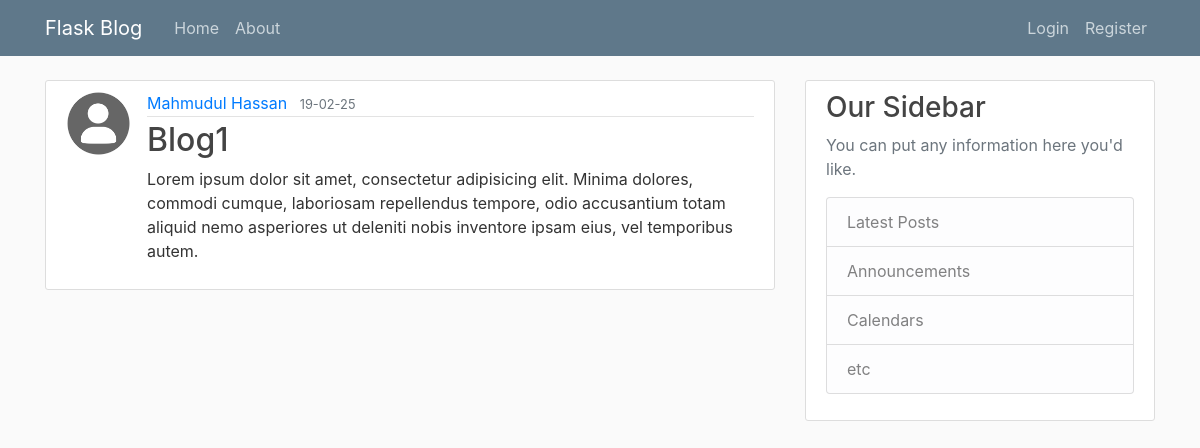
/post/1, run on the app's committed database.
### onlineBlog/models.py (models this page shows, shortened)
class User(db.Model,UserMixin):
    __tablename__ = 'users'
    id = db.Column(db.Integer, primary_key=True)
    username = db.Column(db.String(20),unique=True,index=True,nullable=False)
    profile_image = db.Column(db.String(64),nullable=False,default='default.png')
    email = db.Column(db.String(64),unique=True,index=True)
    password_hash = db.Column(db.String(128))
    posts = db.relationship('BlogPost',backref='author',lazy=True)

class BlogPost(db.Model):
    users = db.relationship(User)
    id = db.Column(db.Integer,primary_key=True)
    user_id = db.Column(db.Integer,db.ForeignKey('users.id'),nullable=False)
    created_at = db.Column(db.DateTime, nullable=False, default=datetime.utcnow)
    title = db.Column(db.String(140),nullable=False)
    text = db.Column(db.Text,nullable=False)

### onlineBlog/posts/views.py (the view)
@posts.route("/post/<int:post_id>",methods=['GET','POST'])
def post(post_id):
	post = BlogPost.query.get_or_404(post_id)
	return render_template('post.html',title=post.title,post=post)

### onlineBlog/templates/post.html (shortened to what this page needs)
{% extends "layout.html" %}
{% block content %}
	<article class="media content-section">
		  <img class="rounded-circle article-img" src="{{url_for('static',filename='profile_pics/' + post.author.profile_image)}}" alt="">
		  <div class="media-body">
		    <div class="article-metadata">
		      <a class="mr-2" href="{{url_for('users.user_posts',username=post.author.username)}}">{{ post.author.username}}</a>
		      <small class="text-muted">{{ post.created_at.strftime('%y-%m-%d') }}</small>
		    </div>
		    <h2 class="article-title">{{ post.title }}</h2>
		    <p class="article-content">{{ post.text }}</p>
		  </div>
		</article>
{% endblock content %}

### onlineBlog/static/css/main.css (style rules this page uses)
body { background: #fafafa; color: #333333; margin-top: 5rem; }
h1, h2, h3, h4, h5, h6 { color: #444444; }
.content-section { background: #ffffff; padding: 10px 20px; border: 1px solid #dddddd; border-radius: 3px; margin-bottom: 20px; }
.article-title { color: #444444; }
.article-content { white-space: pre-line; }
.article-img { height: 65px; width: 65px; margin-right: 16px; }
.article-metadata { padding-bottom: 1px; margin-bottom: 4px; border-bottom: 1px solid #e3e3e3 }

### data on the page
User: profile_image (placeholder picture), author.username "Mahmudul Hassan"
BlogPost: created_at "19-02-25", title "Blog1", text "Lorem ipsum dolor sit amet, consectetur adipisicing elit. Minima dolores, commodi cumque, laboriosam repellendus tempore, odio accusantium totam aliquid nemo asperiores ut deleniti nobis inventore ipsam eius, vel temporibus autem."
